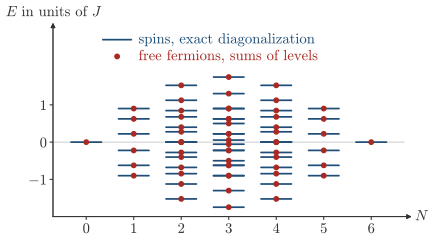

Recreate this plot in Python.
"""Session 7, the spectrum of an open XX chain of 6 spins computed twice, by exact diagonalization of the spins
and as sums of the single-particle levels of the free fermions that the Jordan-Wigner transformation (7.2) gives.

Redrawn on 2026-11-22 with numbers on the energy axis. The free fermions come from the pyqula script
g1_xx_chain_fermions.py, which the student downloads, and the spins stay in numpy, since pyqula has no solver for a
chain of interacting spins."""
import os, sys
sys.path.insert(0, os.path.join(os.path.dirname(os.path.abspath(__file__)), '..'))
import numpy as np
import matplotlib.pyplot as plt
import style
plt.rcParams.update({'font.size': 11})          # labels a size up from style.py, so that they stay readable on a phone

d = style.run_script('session07/g1_xx_chain_fermions.py')
L, J = d['L'], d['J']
eps, ferm = d['eps'], d['levels']
assert L == 6 and J == 1.0
assert np.allclose(np.sort(eps), np.sort(J * np.cos(np.pi * np.arange(1, L + 1) / (L + 1))))   # J cos(pi k/7)
assert abs(d['ground'] + 1.7469796) < 1e-6                                                     # -1.7470 J

sp = np.array([[0, 1], [0, 0.]])          # S^+ in the basis (up, down) = (n=1, n=0)
sm = sp.T
sz = np.diag([0.5, -0.5])
ops = {}
for name, op in (('p', sp), ('m', sm), ('z', sz)):
    for i in range(L):
        out = np.eye(1)
        for j in range(L):
            out = np.kron(out, op if j == i else np.eye(2))
        ops[name, i] = out
# H = J sum_i (S^x_i S^x_{i+1} + S^y_i S^y_{i+1}) = J/2 sum_i (S^+_i S^-_{i+1} + h.c.), open chain
H = sum(0.5 * J * (ops['p', i] @ ops['m', i + 1] + ops['m', i] @ ops['p', i + 1]) for i in range(L - 1))
Sz = sum(ops['z', i] for i in range(L))
szd = np.round(np.diag(Sz), 6)
assert np.allclose(H @ Sz, Sz @ H)
spin = {}
for m in np.unique(szd):
    idx = np.where(szd == m)[0]
    spin[int(round(m + L / 2))] = np.linalg.eigvalsh(H[np.ix_(idx, idx)])      # N = S^z_tot + L/2 fermions
assert sum(len(v) for v in spin.values()) == 64
for N in range(L + 1):
    assert np.allclose(spin[N], ferm[N], atol=1e-10), N                          # the two languages, level by level
assert abs(min(spin[3]) - d['ground']) < 1e-10 and min(min(v) for v in spin.values()) == min(spin[3])
assert -1.8 < min(spin[3]) and max(spin[3]) < 1.8                                 # inside the ticks drawn below

fig, ax = style.figure(height_cm=6.4, width_cm=12.0)
for N in range(L + 1):
    for e in spin[N]:
        ax.plot([N - 0.32, N + 0.32], [e, e], color=style.ACCENT, lw=1.3, zorder=2)
    ax.plot(np.full(len(ferm[N]), N), ferm[N], 'o', ms=3.4, color=style.BROKEN, zorder=3)
style.guide(ax, y=0)
ax.set_xlim(-0.7, L + 0.7); ax.set_ylim(-2.0, 3.0)
style.arrows(ax, xlabel=r'$N$', ylabel=r'$E$ in units of $J$', ticks=True)
ax.set_xticks(range(L + 1))
ax.set_yticks([-1, 0, 1])
ax.tick_params(axis='both', length=2.5, pad=2, labelsize=11)
ax.plot([0.35, 0.95], [2.75, 2.75], color=style.ACCENT, lw=1.3)
style.label(ax, 1.1, 2.75, 'spins, exact diagonalization', ha='left', fontsize=11, color=style.ACCENT)
ax.plot([0.65], [2.3], 'o', ms=3.4, color=style.BROKEN)
style.label(ax, 1.1, 2.3, 'free fermions, sums of levels', ha='left', fontsize=11, color=style.BROKEN)
style.save(fig, __file__)
